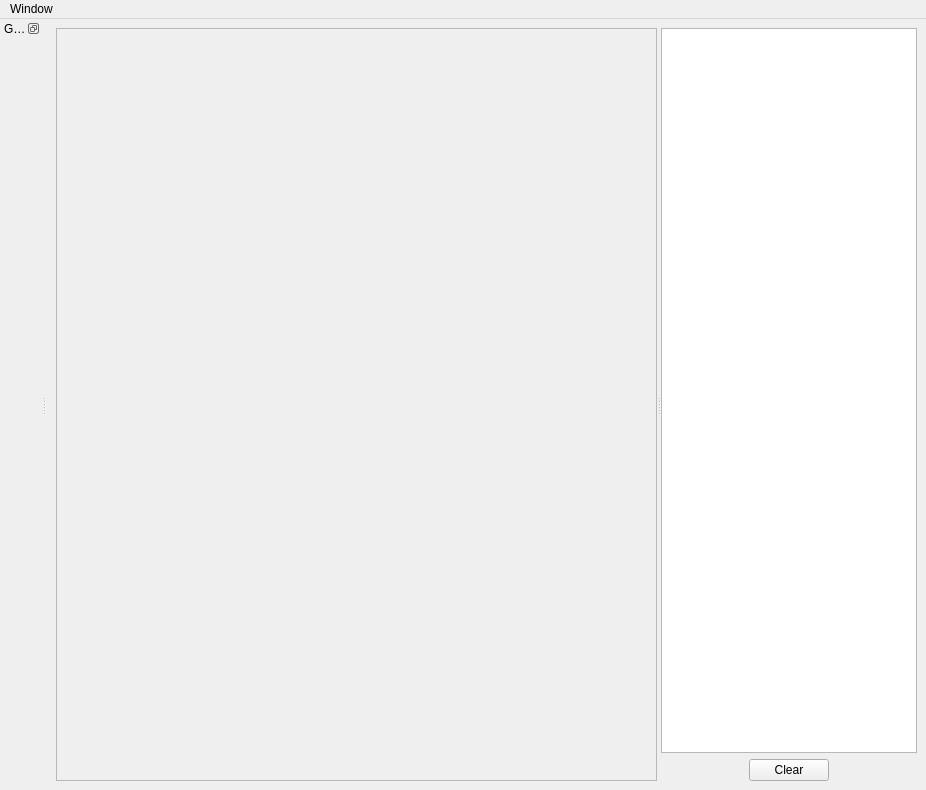
<?xml version="1.0" encoding="UTF-8"?>
<ui version="4.0">
 <class>DebugWindow</class>
 <widget class="QMainWindow" name="DebugWindow">
  <property name="geometry">
   <rect>
    <x>0</x>
    <y>0</y>
    <width>926</width>
    <height>790</height>
   </rect>
  </property>
  <property name="windowTitle">
   <string>Cornucopia Debug</string>
  </property>
  <widget class="QWidget" name="centralwidget">
   <layout class="QHBoxLayout" name="horizontalLayout">
    <item>
     <widget class="QSplitter" name="splitter">
      <property name="orientation">
       <enum>Qt::Horizontal</enum>
      </property>
      <widget class="ScrollView" name="debugView">
       <property name="sizePolicy">
        <sizepolicy hsizetype="Preferred" vsizetype="Preferred">
         <horstretch>1</horstretch>
         <verstretch>0</verstretch>
        </sizepolicy>
       </property>
       <property name="frameShape">
        <enum>QFrame::StyledPanel</enum>
       </property>
       <property name="frameShadow">
        <enum>QFrame::Plain</enum>
       </property>
       <property name="lineWidth">
        <number>1</number>
       </property>
      </widget>
      <widget class="QWidget" name="">
       <layout class="QVBoxLayout" name="verticalLayout">
        <item>
         <widget class="QPlainTextEdit" name="debugText">
          <property name="sizePolicy">
           <sizepolicy hsizetype="Expanding" vsizetype="Expanding">
            <horstretch>0</horstretch>
            <verstretch>0</verstretch>
           </sizepolicy>
          </property>
          <property name="readOnly">
           <bool>true</bool>
          </property>
         </widget>
        </item>
        <item>
         <layout class="QHBoxLayout" name="horizontalLayout_2">
          <item>
           <spacer name="horizontalSpacer">
            <property name="orientation">
             <enum>Qt::Horizontal</enum>
            </property>
            <property name="sizeHint" stdset="0">
             <size>
              <width>40</width>
              <height>20</height>
             </size>
            </property>
           </spacer>
          </item>
          <item>
           <widget class="QPushButton" name="pushButton">
            <property name="sizePolicy">
             <sizepolicy hsizetype="Minimum" vsizetype="Fixed">
              <horstretch>0</horstretch>
              <verstretch>0</verstretch>
             </sizepolicy>
            </property>
            <property name="text">
             <string>Clear</string>
            </property>
           </widget>
          </item>
          <item>
           <spacer name="horizontalSpacer_2">
            <property name="orientation">
             <enum>Qt::Horizontal</enum>
            </property>
            <property name="sizeHint" stdset="0">
             <size>
              <width>40</width>
              <height>20</height>
             </size>
            </property>
           </spacer>
          </item>
         </layout>
        </item>
       </layout>
      </widget>
     </widget>
    </item>
   </layout>
  </widget>
  <widget class="QDockWidget" name="dockWidget">
   <property name="features">
    <set>QDockWidget::DockWidgetFloatable|QDockWidget::DockWidgetMovable</set>
   </property>
   <property name="windowTitle">
    <string>Groups</string>
   </property>
   <attribute name="dockWidgetArea">
    <number>1</number>
   </attribute>
   <widget class="QWidget" name="dockWidgetContents"/>
  </widget>
  <widget class="QMenuBar" name="menuBar">
   <property name="geometry">
    <rect>
     <x>0</x>
     <y>0</y>
     <width>926</width>
     <height>26</height>
    </rect>
   </property>
   <widget class="QMenu" name="menuClose">
    <property name="title">
     <string>Window</string>
    </property>
    <addaction name="actionClose"/>
    <addaction name="actionReset_View"/>
   </widget>
   <addaction name="menuClose"/>
  </widget>
  <action name="actionClose">
   <property name="text">
    <string>Close</string>
   </property>
  </action>
  <action name="actionReset_View">
   <property name="text">
    <string>Reset View</string>
   </property>
   <property name="shortcut">
    <string>Ctrl+R</string>
   </property>
  </action>
 </widget>
 <customwidgets>
  <customwidget>
   <class>ScrollView</class>
   <extends>QFrame</extends>
   <header>ScrollView.h</header>
   <container>1</container>
   <slots>
    <slot>resetView()</slot>
   </slots>
  </customwidget>
 </customwidgets>
 <includes>
  <include location="local">ScrollView.h</include>
 </includes>
 <resources/>
 <connections>
  <connection>
   <sender>pushButton</sender>
   <signal>clicked()</signal>
   <receiver>debugText</receiver>
   <slot>clear()</slot>
   <hints>
    <hint type="sourcelabel">
     <x>802</x>
     <y>769</y>
    </hint>
    <hint type="destinationlabel">
     <x>666</x>
     <y>500</y>
    </hint>
   </hints>
  </connection>
  <connection>
   <sender>actionClose</sender>
   <signal>triggered()</signal>
   <receiver>DebugWindow</receiver>
   <slot>hide()</slot>
   <hints>
    <hint type="sourcelabel">
     <x>-1</x>
     <y>-1</y>
    </hint>
    <hint type="destinationlabel">
     <x>462</x>
     <y>394</y>
    </hint>
   </hints>
  </connection>
  <connection>
   <sender>actionReset_View</sender>
   <signal>triggered()</signal>
   <receiver>debugView</receiver>
   <slot>resetView()</slot>
   <hints>
    <hint type="sourcelabel">
     <x>-1</x>
     <y>-1</y>
    </hint>
    <hint type="destinationlabel">
     <x>379</x>
     <y>407</y>
    </hint>
   </hints>
  </connection>
 </connections>
</ui>
